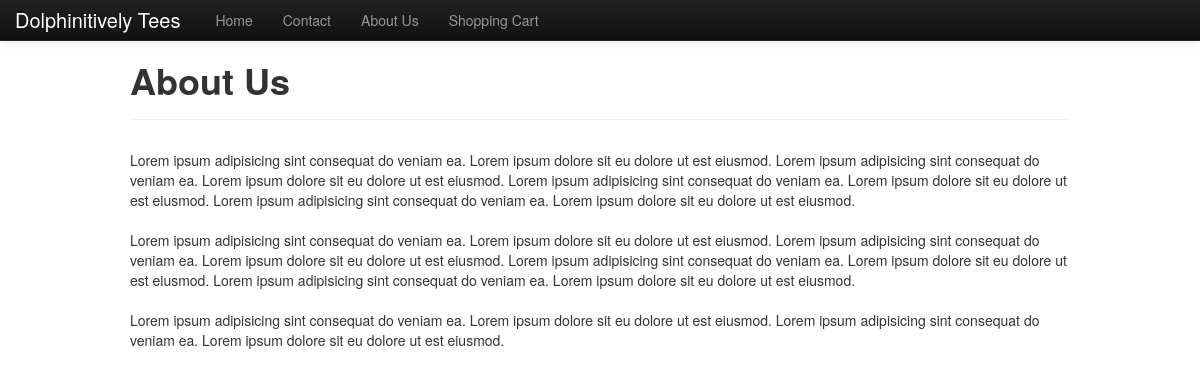
Screenshot of /page.php?id=1 with the database file from the repository.
### tables this page shows
CREATE TABLE `pages` (
  `id` int(11) NOT NULL AUTO_INCREMENT,
  `title` varchar(255) NOT NULL,
  `body` text NOT NULL,
  `created_at` timestamp NOT NULL DEFAULT CURRENT_TIMESTAMP,
  PRIMARY KEY (`id`)
);

### page.php (the view, shortened to what this page needs)
<?php
$user = 'bucksphp';
$password = 'fQ4fRD5CVFXmCw9F';
$database = 'bucksphp_store';
$host = 'localhost';
$db = new mysqli($host, $user, $password, $database);
$sql = 'SELECT * FROM pages WHERE id = ' . (int)$_GET['id'];
$result = $db->query($sql);
$page = $result->fetch_assoc();
require 'header.php';
?>
<div class="page-header">
	<h1><?= h($page['title']) ?></h1>
</div>
<?= nl2br(h($page['body'])) ?>
<?php require 'footer.php'; ?>

### header.php (shortened to what this page needs)
<?php
function h($str){
	return htmlentities($str);
}
function tab_class($tab) {
	if ( basename($_SERVER['PHP_SELF'], '.php') == $tab ) {
		return 'active';
	}
	else {
		return '';
	}
}
?>
<!DOCTYPE html>
<html lang="en">
	<head>
		<link rel="stylesheet" type="text/css" href="css/bootstrap.css">
		<link rel="stylesheet" type="text/css" href="css/style.css">
	</head>
	<body>
		<div class="navbar navbar-inverse navbar-fixed-top">
		  <div class="navbar-inner">
		    <a class="brand" href="index.php">Dolphinitively Tees</a>
		    <ul class="nav">
		      <li class="index <?= tab_class('index') ?>"><a href="index.php">Home</a></li>
		      <li class="contact <?= tab_class('contact') ?>"><a href="contact.php">Contact</a></li>
		      <li class="about <?= tab_class('about') ?>"><a href="about.php">About Us</a></li>
		      <li class="cart <?= tab_class('cart') ?>">
		      	<a href="cart.php">
		      		Shopping Cart
		      	</a>
		     </li>
		    </ul>
		  </div>
		</div>
		<div class="container">

### footer.php (shortened to what this page needs)
		</div>
	</body>
</html>

### css/style.css (style rules this page uses)
body { padding-top: 40px; }
.navbar-fixed-top a.brand { margin-left: -5px; }

### rows the page displays
pages: title "About Us", body "Lorem ipsum adipisicing sint consequat do veniam ea. Lorem ipsum dolore sit eu dolore ut est eiusmod. Lorem ipsum adipisicing sint consequat do veniam ea. Lorem ipsum dolore sit eu dolore ut est eiusmod. Lorem ipsum adipisicing sint consequat do veniam ea. Lorem ipsum dolore sit eu dolore ut est eiusmod. Lorem ipsum adipisicing sint consequat do veniam ea. Lorem ipsum dolore sit eu dolore ut est eiusmod. Lorem ipsum adipisicing sint consequat do veniam ea. Lorem ipsum dolore sit eu dolore ut est eiusmod. Lorem ipsum adipisicing sint consequat do veniam ea. Lorem ipsum dolore sit eu dolore ut est eiusmod. Lorem ipsum adipisicing sint consequat do veniam ea. Lorem ipsum dolore sit eu dolore…"
